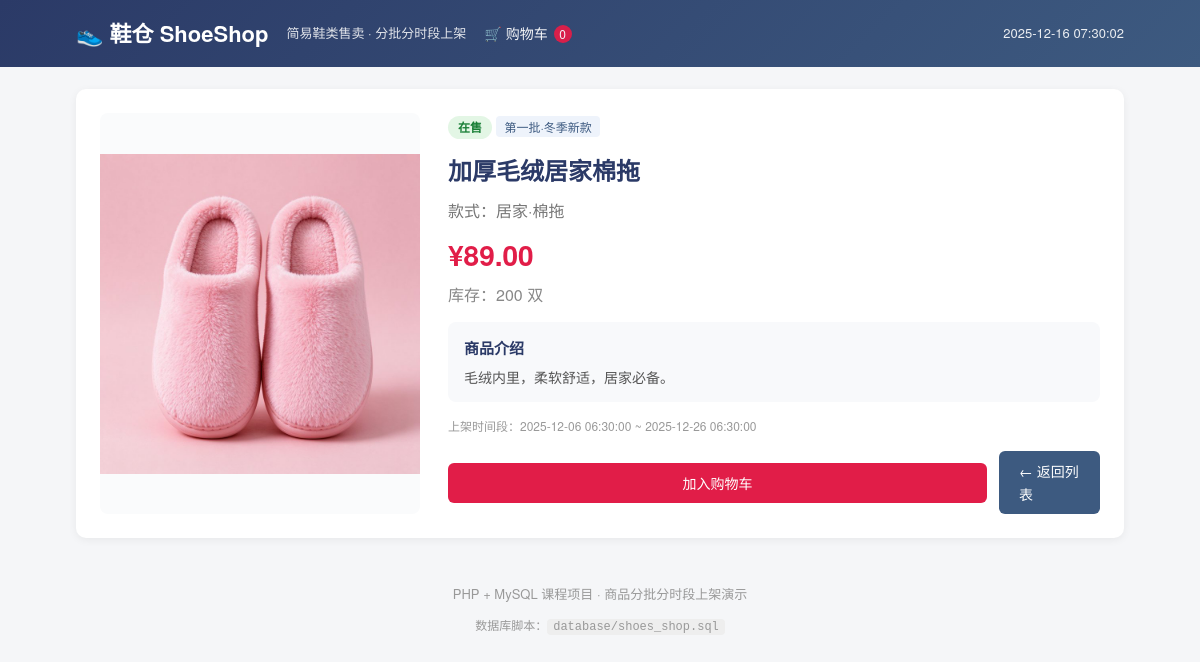
Screenshot of /detail.php?id=3 with the database file from the repository.
### tables this page shows
CREATE TABLE products (
    id          INT AUTO_INCREMENT PRIMARY KEY,
    batch_id    INT          NOT NULL COMMENT '所属批次，关联 batches.id',
    name        VARCHAR(100) NOT NULL COMMENT '鞋名',
    style       VARCHAR(100) NOT NULL COMMENT '款式',
    price       DECIMAL(10,2) NOT NULL COMMENT '售价',
    stock       INT          NOT NULL COMMENT '库存数量',
    image       VARCHAR(255) DEFAULT '' COMMENT '图片路径',
    description TEXT         COMMENT '商品描述',
    created_at  DATETIME     DEFAULT CURRENT_TIMESTAMP,
    CONSTRAINT fk_product_batch FOREIGN KEY (batch_id) REFERENCES batches(id)
);

CREATE TABLE batches (
    id          INT AUTO_INCREMENT PRIMARY KEY,
    batch_name  VARCHAR(50)  NOT NULL COMMENT '批次名称，如：第一批·冬季新款',
    start_time  DATETIME     NOT NULL COMMENT '上架开始时间',
    end_time    DATETIME     NOT NULL COMMENT '上架结束时间',
    remark      VARCHAR(255) DEFAULT '' COMMENT '批次说明'
);

### detail.php (the view, shortened to what this page needs)
<?php
require_once __DIR__ . '/includes/header.php';
$id = isset($_GET['id']) ? (int)$_GET['id'] : 0;
$pdo = db_connect();
$now = date('Y-m-d H:i:s');
$stmt = $pdo->prepare(
    "SELECT p.id, p.name, p.style, p.price, p.stock, p.image, p.description,
            b.batch_name, b.start_time, b.end_time
     FROM products p
     JOIN batches b ON p.batch_id = b.id
     WHERE p.id = ?"
);
$stmt->execute([$id]);
$product = $stmt->fetch();
$onSale = ($now >= $product['start_time'] && $now <= $product['end_time']);
$statusText = $onSale
    ? '在售'
    : ($now < $product['start_time'] ? '未开始' : '已结束');
?>
<div class="detail-box">
    <div class="detail-img">
        <?php if ($product['image']): ?>
            <img src="<?php echo htmlspecialchars($product['image']); ?>" alt="<?php echo htmlspecialchars($product['name']); ?>">
        <?php else: ?>
            <span class="img-placeholder">暂无图片</span>
        <?php endif; ?>
    </div>
    <div class="detail-info">
        <span class="tag tag-<?php echo $onSale ? 'on' : 'over'; ?>"><?php echo $statusText; ?></span>
        <span class="batch-label"><?php echo htmlspecialchars($product['batch_name']); ?></span>
        <h1><?php echo htmlspecialchars($product['name']); ?></h1>
        <p class="detail-style">款式：<?php echo htmlspecialchars($product['style']); ?></p>
        <p class="detail-price">¥<?php echo number_format($product['price'], 2); ?></p>
        <?php
            $stock = (int)$product['stock'];
            if ($stock <= 0) {
                echo '<p class="detail-stock out">已售罄</p>';
            } elseif ($stock <= 5) {
                echo '<p class="detail-stock low">仅剩 ' . $stock . ' 双</p>';
            } else {
                echo '<p class="detail-stock">库存：' . $stock . ' 双</p>';
            }
        ?>
        <div class="detail-desc">
            <h3>商品介绍</h3>
            <p><?php echo nl2br(htmlspecialchars($product['description'] ?: '暂无描述。')); ?></p>
        </div>
        <p class="muted">
            上架时间段：<?php echo htmlspecialchars($product['start_time']); ?> ~
            <?php echo htmlspecialchars($product['end_time']); ?>
        </p>
        <?php if ($onSale): ?>
            <?php if ($stock > 0): ?>
                <p class="detail-actions">
                    <a class="btn-add" href="cart.php?action=add&id=<?php echo (int)$product['id']; ?>">加入购物车</a>
                    <a class="btn" href="index.php">← 返回列表</a>
                </p>
            <?php else: ?>
                <p class="warn">该商品已售罄。</p>
                <p><a class="btn" href="index.php">← 返回列表</a></p>
            <?php endif; ?>
        <?php else: ?>
            <p class="warn">该批次当前不在上架时间段内，商品不可购买。</p>
            <p><a class="btn" href="index.php">← 返回列表</a></p>
        <?php endif; ?>
    </div>
</div>
<?php require_once __DIR__ . '/includes/footer.php'; ?>

### assets/css/style.css (style rules this page uses)
* { box-sizing: border-box; margin: 0; padding: 0; }
body { font-family: "PingFang SC", "Microsoft YaHei", "Helvetica Neue", Arial, sans-serif; background: #f5f6f8; color: #333; line-height: 1.6; }
a { color: inherit; text-decoration: none; }
img { max-width: 100%; display: block; }
.tag { display: inline-block; padding: 2px 10px; border-radius: 20px; font-size: 12px; font-weight: 600; }
.tag-on { background: #e3f6e5; color: #1a7f37; }
.batch-label { display: inline-block; font-size: 12px; color: #3d5a80; background: #eef3fb; border-radius: 4px; padding: 1px 8px; margin-bottom: 6px; }
.detail-box { background: #fff; border-radius: 10px; box-shadow: 0 2px 8px rgba(0,0,0,.06); margin: 22px 0; padding: 24px; display: grid; grid-template-columns: 320px 1fr; gap: 28px; }
.detail-img { border-radius: 8px; overflow: hidden; background: #fafbfc; display: flex; align-items: center; justify-content: center; min-height: 260px; }
.detail-img img { width: 100%; }
.detail-info h1 { font-size: 24px; color: #2b3a67; margin: 8px 0; }
.detail-style { color: #777; }
.detail-price { color: #e11d48; font-size: 28px; font-weight: 700; margin: 10px 0 4px; }
.detail-stock { color: #888; margin-bottom: 12px; }
.detail-desc { background: #f8f9fb; border-radius: 8px; padding: 14px 16px; margin: 14px 0; }
.detail-desc h3 { font-size: 15px; color: #2b3a67; margin-bottom: 6px; }
.detail-desc p { font-size: 14px; color: #555; }
.btn { display: inline-block; background: #3d5a80; color: #fff; padding: 9px 20px; border-radius: 6px; font-size: 14px; margin-top: 10px; }
.muted { color: #999; font-size: 12px; margin-top: 10px; }
.btn-add { display: inline-block; width: 100%; text-align: center; background: #e11d48; color: #fff; padding: 9px 0; border-radius: 6px; font-size: 14px; }
.detail-actions { display: flex; gap: 12px; align-items: center; margin-top: 16px; }
.detail-actions .btn { margin-top: 0; }

### rows the page displays
products: image (picture), batch.batch_name "第一批·冬季新款", name "加厚毛绒居家棉拖", style "居家·棉拖", price "89.00", stock "200", description "毛绒内里，柔软舒适，居家必备。", batch.start_time "2025-12-06 06:30:00", batch.end_time "2025-12-26 06:30:00"

### other values shown
$cartCount "0"
